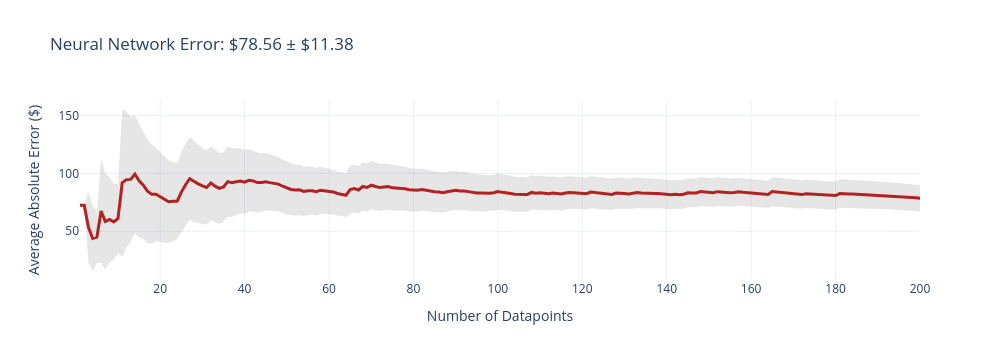
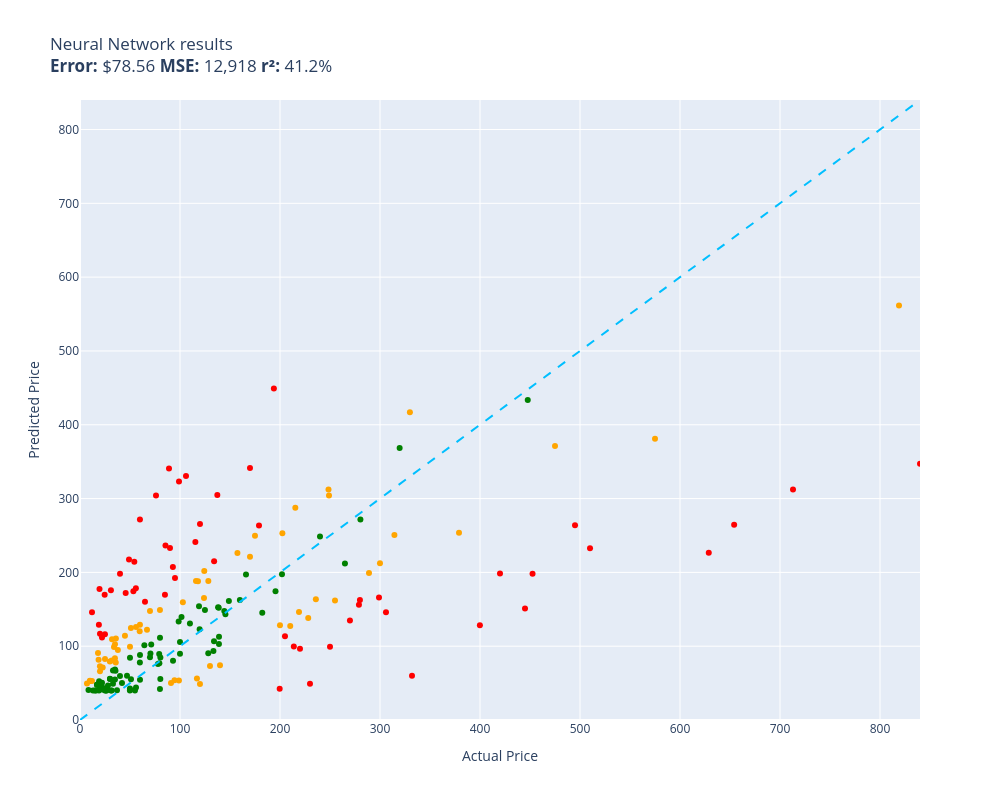

Write notebook code for charts like these, in order.
### Code cell
evaluate(neural_network, test)

### Figure 1 — Plotly figure (JSON) as saved in the notebook; plotly's stock layout.template omitted (floating-point values rounded to 4 significant figures; data arrays with more than 128 entries replaced by an {"elided": "..."} marker saying what was removed)
{"data": [{"fill": "toself", "fillcolor": "rgba(128,128,128,0.2)", "hoverinfo": "skip", "line": {"color": "rgba(255,255,255,0)"}, "name": "95% CI", "showlegend": false, "type": "scatter", "x": {"elided": "400 int values"}, "y": {"elided": "400 float values"}}, {"customdata": {"elided": "200x1 float values"}, "hovertemplate": "n=%{x}<br>Avg Error=$%{y:,.2f}<br>±95% CI=$%{customdata[0]:,.2f}<extra></extra>", "line": {"color": "firebrick", "width": 3}, "mode": "lines", "name": "Cumulative Avg Error", "type": "scatter", "x": {"elided": "200 int values"}, "y": {"elided": "200 float values"}}], "layout": {"height": 360, "showlegend": false, "title": {"text": "Neural Network Error: $78.56 ± $11.38"}, "width": 1000, "xaxis": {"title": {"text": "Number of Datapoints"}}, "yaxis": {"title": {"text": "Average Absolute Error ($)"}}}}

### Figure 2 — Plotly figure (JSON) as saved in the notebook; plotly's stock layout.template omitted (floating-point values rounded to 4 significant figures)
{"data": [{"customdata": [["Old Blood Noise Excess V2 Distortion Cho...\nGuess=$146.47 Actual=$219.00"], ["telpo Headlight Assembly Fit For 15 Camr...\nGuess=$188.40 Actual=$115.99"], ["Stand for Raven Pro Document Scanner - P...\nGuess=$79.20 Actual=$29.85"], ["ACDelco GM Original Equipment FW339 Fron...\nGuess=$287.65 Actual=$215.33"], ["8544771 Dryer Heating Element, 279816 Th...\nGuess=$77.90 Actual=$35.74"], ["Pump Head TBVECHI 175PSI 4KW 5.5HP 21CFM...\nGuess=$416.80 Actual=$329.90"], ["Metabo HPT 36V MultiVolt™ Cordless Rotar...\nGuess=$253.84 Actual=$379.00"], ["APS iBoard 6-inch Aluminum (Black Powder...\nGuess=$127.19 Actual=$210.23"], ["CORSAIR Dominator Platinum RGB 32GB (2x1...\nGuess=$165.44 Actual=$124.00"], ["SKB iSeries 3i-13096-6KP Case for BlackM...\nGuess=$249.65 Actual=$174.99"], ["10GBase-LR SFP+ Transceiver, Handar 10GB...\nGuess=$66.01 Actual=$19.99"], ["Canon EOS Rebel T7 Digital SLR Camera wi...\nGuess=$561.72 Actual=$819.00"], ["Evergreen HSHB2005 Cylinder Head Gasket ...\nGuess=$120.39 Actual=$59.69"], ["Southwire 120V/15A Right Angle User Atta...\nGuess=$94.93 Actual=$37.87"], ["15\" Locking Shower Head Extension Arm in...\nGuess=$149.08 Actual=$79.95"], ["Tidal Front + Rear Fender Flares 4PC Poc...\nGuess=$161.99 Actual=$254.99"], ["DALDED LED Light Kit for Lego Sonic Gree...\nGuess=$82.74 Actual=$24.99"], ["152MM Hole Saws M42 Bi-Metal High Speed ...\nGuess=$90.77 Actual=$17.99"], ["Baseball Backpacks Large 18 Inch Bookbag...\nGuess=$80.51 Actual=$31.77"], ["3D Tree Hole Branches 075 Stair Risers D...\nGuess=$73.26 Actual=$129.99"], ["KOHLER 18865-CP Filtered Water Faucet, P...\nGuess=$371.17 Actual=$475.00"], ["Retevis RT68 Soft Earhook Walkie Talkie ...\nGuess=$49.53 Actual=$6.99"], ["Evan-Fischer Front Bumper Cover Compatib...\nGuess=$253.11 Actual=$202.38"], ["Laisomeke Waterproof Junction Box, Unive...\nGuess=$52.98 Actual=$11.99"], ["Sumerain S1339CM Double Handle Widesprea...\nGuess=$163.52 Actual=$235.86"], ["Festool 492370 Platin 2 S1000 Grit 6-Inc...\nGuess=$50.30 Actual=$91.00"], ["Beck/Arnley 0421945 Air Filter\nGuess=$110.57 Actual=$35.87"], ["Dell Optiplex 390 Desktop Computer i3 3....\nGuess=$201.71 Actual=$124.27"], ["IQShield Screen Protector Compatible wit...\nGuess=$53.12 Actual=$9.95"], ["Neporal Full Spectrum Light Bulb, 6000K ...\nGuess=$81.69 Actual=$18.59"], ["Pidoko Kids Train Table, Grey with 90 Pc...\nGuess=$48.72 Actual=$119.97"], ["Marvel Legends Series X-Men 6-Inch Archa...\nGuess=$53.48 Actual=$98.95"], ["LEGO Marvel Avengers War Machine Buster ...\nGuess=$129.11 Actual=$59.95"], ["Pioneer 2AM401-BN Two Handle Kitchen Fau...\nGuess=$138.21 Actual=$228.22"], ["LSSAGOON Backpack for Women Teen Kids Gi...\nGuess=$98.74 Actual=$33.99"], ["Grey Pneumatic 1311SD Impact Socket Set\nGuess=$226.19 Actual=$157.43"], ["Walker Exhaust Ultra EPA 16478 Direct Fi...\nGuess=$380.91 Actual=$574.99"], ["4pc Wheel Spacers Adapters 4\" (2inch Per...\nGuess=$56.18 Actual=$116.95"], ["MGP Caliper Covers 39011SACURD Red Powde...\nGuess=$304.00 Actual=$249.00"], ["LSI Broadcom SAS 9300-8i 8-port 12Gb/s S...\nGuess=$188.06 Actual=$118.00"], ["AC Compressor & A/C Kit For BMW 335i 335...\nGuess=$250.81 Actual=$314.41"], ["DuraGo 29515020 Front Hub Assembly\nGuess=$188.26 Actual=$128.34"], ["Chalkboard Name Badges with Magnetic Bac...\nGuess=$72.70 Actual=$19.95"], ["Linkloos Solar Street Lights Outdoor Wat...\nGuess=$126.00 Actual=$55.99"], ["GENUINE VOLVO THERMOSTAT (3.0, 3.2) S60 ...\nGuess=$159.40 Actual=$102.85"], ["Universal Power Group 12V 100Ah Sealed L...\nGuess=$128.27 Actual=$199.99"], ["Skullcandy Hesh Evo Bluetooth Headphones...\nGuess=$147.84 Actual=$69.99"], ["CTLAMP XL-2100 Professional Quality XL-2...\nGuess=$109.29 Actual=$32.00"], ["200 ' feet True 14 Gauge AWG CCA Speaker...\nGuess=$114.20 Actual=$44.95"], ["StonKraft Brass Chess Board Game Set wit...\nGuess=$74.05 Actual=$140.00"], ["Audio Techinca ATW-T1002 System 10 Handh...\nGuess=$199.07 Actual=$289.00"], ["Replacement Remote Control fit for Sony ...\nGuess=$52.81 Actual=$9.99"], ["Star Wars Die-Cast Metal TITANIUM Series...\nGuess=$71.11 Actual=$22.70"], ["Intex River Run Connect Lounge (Four)\nGuess=$53.76 Actual=$94.49"], ["HP Laserjet 2100 Laser Printer W/Test Pr...\nGuess=$212.33 Actual=$299.98"], ["PowerSport Front Rear Brakes and Rotors ...\nGuess=$312.31 Actual=$248.51"], ["Viola Bow 4/4 Full Size Carbon Fiber (Bl...\nGuess=$99.24 Actual=$49.99"], ["KZ ZS10 Pro in Ear Monitor Headphone KZ ...\nGuess=$122.28 Actual=$66.99"], ["Jada Toys Ryan's World Combo Panda Airli...\nGuess=$83.63 Actual=$34.94"], ["Pyle 2x120 Watt Home Audio Speaker Power...\nGuess=$124.50 Actual=$50.92"], ["STICKGOO Peel and Stick Backsplash for K...\nGuess=$102.67 Actual=$34.99"], ["Xiaomi Redmi 10 2022 NFC 4G LTE (128GB +...\nGuess=$221.22 Actual=$169.99"]], "hovertemplate": "%{customdata[0]}<extra></extra>", "legendgroup": "orange", "marker": {"color": "orange", "size": 6, "symbol": "circle"}, "mode": "markers", "name": "orange", "orientation": "v", "showlegend": true, "type": "scatter", "x": [219.0, 116.0, 29.85, 215.3, 35.74, 329.9, 379.0, 210.2, 124.0, 175.0, 19.99, 819.0, 59.69, 37.87, 79.95, 255.0, 24.99, 17.99, 31.77, 130.0, 475.0, 6.99, 202.4, 11.99, 235.9, 91.0, 35.87, 124.3, 9.95, 18.59, 120.0, 98.95, 59.95, 228.2, 33.99, 157.4, 575.0, 117.0, 249.0, 118.0, 314.4, 128.3, 19.95, 55.99, 102.8, 200.0, 69.99, 32.0, 44.95, 140.0, 289.0, 9.99, 22.7, 94.49, 300.0, 248.5, 49.99, 66.99, 34.94, 50.92, 34.99, 170.0], "xaxis": "x", "y": [146.5, 188.4, 79.2, 287.7, 77.9, 416.8, 253.8, 127.2, 165.4, 249.7, 66.01, 561.7, 120.4, 94.93, 149.1, 162.0, 82.74, 90.77, 80.51, 73.26, 371.2, 49.53, 253.1, 52.98, 163.5, 50.3, 110.6, 201.7, 53.12, 81.69, 48.72, 53.48, 129.1, 138.2, 98.74, 226.2, 380.9, 56.18, 304.0, 188.1, 250.8, 188.3, 72.7, 126.0, 159.4, 128.3, 147.8, 109.3, 114.2, 74.05, 199.1, 52.81, 71.11, 53.76, 212.3, 312.3, 99.24, 122.3, 83.63, 124.5, 102.7, 221.2], "yaxis": "y"}, {"customdata": [["NewPower99 Battery Kit for Samsung Galax...\nGuess=$39.93 Actual=$54.95"], ["EXMAX NG-10X Fresnel Lens Focusing Adapt...\nGuess=$84.95 Actual=$69.98"], ["SuppliesOutlet Compatible Toner Cartridg...\nGuess=$147.57 Actual=$144.29"], ["Panasonic KX-TG6511B DECT 6.0 PLUS Expan...\nGuess=$89.39 Actual=$79.20"], ["LOVE MEI Galaxy S10 Lite Case, Military ...\nGuess=$67.10 Actual=$32.98"], ["GJY Portable TV,10.6 inch Mini TV for AT...\nGuess=$76.97 Actual=$79.36"], ["LD Products Compatible Toner Cartridge R...\nGuess=$84.22 Actual=$49.98"], ["PEMP E65 E66 CDC Simulate Optical Fiber ...\nGuess=$154.19 Actual=$119.00"], ["Intermatic PX300 12V 300W Transformer wi...\nGuess=$106.74 Actual=$134.00"], ["June Garden 12\" Sweet Dolly Charlotte - ...\nGuess=$45.90 Actual=$19.99"], ["Aolemi Oil Rubbed Bronze Single Function...\nGuess=$133.32 Actual=$98.65"], ["Clementoni 39132.5 Jigsaw Puzzle 1,000 P...\nGuess=$42.16 Actual=$79.95"], ["GanFindX Portable Car Hand Controls for ...\nGuess=$162.51 Actual=$159.90"], ["KOMPUTERBAY 4GB 2X 2GB DDR2 1066MHz PC2-...\nGuess=$55.41 Actual=$80.34"], ["Mylites+ Standard Comic Book Mylar Sleev...\nGuess=$68.33 Actual=$34.99"], ["Wenger City Upgrade Laptop Backpack with...\nGuess=$143.26 Actual=$145.42"], ["AUTOFREE LED Tail Lights Assembly Compat...\nGuess=$197.50 Actual=$201.99"], ["Adams Check Payment and Deposit Register...\nGuess=$66.65 Actual=$35.49"], ["Fjallraven, Kanken Laptop 15\" Backpack f...\nGuess=$122.90 Actual=$119.65"], ["Webcem Solar Shed Light Outdoor Indoor, ...\nGuess=$75.98 Actual=$77.96"], ["Western Digital Enterprise RE4-GP 2TB SA...\nGuess=$130.74 Actual=$109.95"], ["VLAND LED Smoked Taillights Compatible F...\nGuess=$248.73 Actual=$239.99"], ["PM Auto Front Right Quick Complete Strut...\nGuess=$149.11 Actual=$124.94"], ["Tablet PC Cover Compatible with Lenovo T...\nGuess=$39.83 Actual=$31.61"], ["Miyaya@ Funny Animal Masks Collection fo...\nGuess=$47.85 Actual=$16.99"], ["Ultra Duster Canned Air Net 10 Oz 6-Pack\nGuess=$39.87 Actual=$49.90"], ["Liberty Imports 12 Pack: US Military Toy...\nGuess=$47.68 Actual=$16.98"], ["Ceramic Talavera Mexican Tile 4x4\", 9 Pi...\nGuess=$55.75 Actual=$29.95"], ["Intrepid International Dressage Letters-...\nGuess=$42.56 Actual=$26.99"], ["ANZO USA 111207 GMC SIERRA 99-06 / YUKON...\nGuess=$145.35 Actual=$182.28"], ["KUNN Small Electrician Tool Pouch Utilit...\nGuess=$50.31 Actual=$21.99"], ["iPhone 12/12 Pro Nicaragua Guardabarranc...\nGuess=$46.71 Actual=$19.97"], ["Replacement Remote Control for PANASONIC...\nGuess=$55.02 Actual=$34.95"], ["KS K-STORM Replacement Silicone Mushroom...\nGuess=$40.60 Actual=$8.50"], ["4LT LUMINETTE Vanity Opal GLS BSN\nGuess=$105.66 Actual=$99.99"], ["GE RPWF SmartWater Comparable Refrigerat...\nGuess=$40.30 Actual=$36.99"], ["Urth 62mm UV, Circular Polarizing (CPL),...\nGuess=$112.73 Actual=$139.00"], ["NewFantasia Replacement Audio Cable with...\nGuess=$39.83 Actual=$31.00"], ["MONOCARBON Forged Carbon Fiber Case for ...\nGuess=$54.44 Actual=$59.99"], ["MXR Carbon Copy Deluxe Analog Delay Guit...\nGuess=$174.53 Actual=$195.50"], ["USB Charger, CIVIE High Speed 60W Multip...\nGuess=$40.03 Actual=$15.99"], ["Pyle Wireless Rear View Backup Camera - ...\nGuess=$89.98 Actual=$70.45"], ["Cardone 84-58642 New HEI Electronic Dist...\nGuess=$196.97 Actual=$165.99"], ["Hp Pavilion P7-1257c Motherboard Aahd3-h...\nGuess=$77.79 Actual=$59.86"], ["Kastar Battery Pack Replacement for Sony...\nGuess=$45.27 Actual=$19.99"], ["New Replacement seat cover fits Yamaha M...\nGuess=$103.05 Actual=$138.95"], ["Amana Tool - SC587 Carbide Tipped 3-Wing...\nGuess=$102.44 Actual=$71.23"], ["AZX Stylus Pencil for Apple iPad Pro 202...\nGuess=$55.63 Actual=$29.99"], ["Raspberry Pi 3 Model B+ Aluminum Case Me...\nGuess=$39.83 Actual=$14.99"], ["ROHL WSGUM3018WH Wire Sink Grids, White\nGuess=$90.50 Actual=$128.28"], ["ASUS VY279HE-W 27” 1080P Monitor - White...\nGuess=$152.80 Actual=$138.10"], ["LCD Screen for Dell Inspiron 17R 17.3\" H...\nGuess=$101.23 Actual=$64.37"], ["Diversitech UC2436-3 Ultralite Condenser...\nGuess=$84.62 Actual=$80.39"], ["APS iBoard (304 Stainless Steel Polished...\nGuess=$211.98 Actual=$264.95"], ["200 Couples Conversation Cards - Enjoy B...\nGuess=$49.03 Actual=$32.97"], ["The Puppet Company - Carpet-Unicorn, Whi...\nGuess=$39.83 Actual=$19.00"], ["KYX Racing Hardened Steel Center Drive S...\nGuess=$59.94 Actual=$46.99"], ["Baumgartens Sicurix Blank PVC ID Cards (...\nGuess=$52.38 Actual=$19.11"], ["OEM Samsung Remote Control Shipped with ...\nGuess=$43.98 Actual=$56.00"], ["Venom Power Terra Hunter R/T+ R/T All-Te...\nGuess=$368.46 Actual=$319.65"], ["Custom Engagement Logo Desk Embosser Sea...\nGuess=$42.62 Actual=$49.95"], ["520 Pieces Christmas Envelope Seal Stick...\nGuess=$39.83 Actual=$25.99"], ["LD Compatible Ink Cartridge Replacement ...\nGuess=$49.97 Actual=$41.99"], ["BestPricedDecals Wine A BIT, You'll Feel...\nGuess=$39.83 Actual=$12.98"], ["VATOS 4 Packs Bubble Machine Gun for Kid...\nGuess=$41.22 Actual=$22.88"], ["Steering Wheel, Carbon Fiber Automotive ...\nGuess=$433.57 Actual=$447.74"], ["BXYJY for Samsung Galaxy Z Fold 3 Case w...\nGuess=$41.10 Actual=$49.99"], ["VONADO Space Wars Colonial Viper MK1 Bui...\nGuess=$59.65 Actual=$39.99"], ["Disney Princess Sparkling Princess Sleep...\nGuess=$39.83 Actual=$24.95"], ["sabermaster TCG Playmat yugioh playmat T...\nGuess=$44.92 Actual=$21.99"], ["DuraGo BR5330 Front Vented Disc Brake Ro...\nGuess=$139.38 Actual=$101.51"], ["Vinyl Soft Top Roll-up Adjustable Truck ...\nGuess=$161.34 Actual=$148.88"], ["Glovion Music Stand Light, Clip On Piano...\nGuess=$46.62 Actual=$27.99"], ["Samsung DA97-07603B Freezer Ice Maker As...\nGuess=$80.17 Actual=$93.02"], ["Think Gizmos Build Your Own Robot Toys f...\nGuess=$41.54 Actual=$24.95"], ["Targus CityGear Durable Backpack, Black,...\nGuess=$93.45 Actual=$133.43"], ["Fender Hendrix Voodoo Child Coiled Instr...\nGuess=$87.92 Actual=$59.99"], ["W11130208 W10695459 Refrigerator LED Mod...\nGuess=$39.83 Actual=$26.59"], ["Garmin 010-12402-10 GT15M-TM Transom-Mou...\nGuess=$152.07 Actual=$138.74"], ["Fitness Center Gym Room Weight Train Dua...\nGuess=$89.68 Actual=$99.99"], ["MonMount Triple Monitor Stand Freestandi...\nGuess=$111.55 Actual=$79.99"], ["For Volvo C70 S70 V70 V40 S40 AC Compres...\nGuess=$271.74 Actual=$280.41"], ["Refresh NSF-53 Premium Replacement Refri...\nGuess=$55.32 Actual=$50.99"], ["NICKSTON Red Sparkling Glitter Slim Band...\nGuess=$41.03 Actual=$25.99"]], "hovertemplate": "%{customdata[0]}<extra></extra>", "legendgroup": "green", "marker": {"color": "green", "size": 6, "symbol": "circle"}, "mode": "markers", "name": "green", "orientation": "v", "showlegend": true, "type": "scatter", "x": [54.95, 69.98, 144.3, 79.2, 32.98, 79.36, 49.98, 119.0, 134.0, 19.99, 98.65, 79.95, 159.9, 80.34, 34.99, 145.4, 202.0, 35.49, 119.7, 77.96, 110.0, 240.0, 124.9, 31.61, 16.99, 49.9, 16.98, 29.95, 26.99, 182.3, 21.99, 19.97, 34.95, 8.5, 99.99, 36.99, 139.0, 31.0, 59.99, 195.5, 15.99, 70.45, 166.0, 59.86, 19.99, 138.9, 71.23, 29.99, 14.99, 128.3, 138.1, 64.37, 80.39, 264.9, 32.97, 19.0, 46.99, 19.11, 56.0, 319.6, 49.95, 25.99, 41.99, 12.98, 22.88, 447.7, 49.99, 39.99, 24.95, 21.99, 101.5, 148.9, 27.99, 93.02, 24.95, 133.4, 59.99, 26.59, 138.7, 99.99, 79.99, 280.4, 50.99, 25.99], "xaxis": "x", "y": [39.93, 84.95, 147.6, 89.39, 67.1, 76.97, 84.22, 154.2, 106.7, 45.9, 133.3, 42.16, 162.5, 55.41, 68.33, 143.3, 197.5, 66.65, 122.9, 75.98, 130.7, 248.7, 149.1, 39.83, 47.85, 39.87, 47.68, 55.75, 42.56, 145.3, 50.31, 46.71, 55.02, 40.6, 105.7, 40.3, 112.7, 39.83, 54.44, 174.5, 40.03, 89.98, 197.0, 77.79, 45.27, 103.1, 102.4, 55.63, 39.83, 90.5, 152.8, 101.2, 84.62, 212.0, 49.03, 39.83, 59.94, 52.38, 43.98, 368.5, 42.62, 39.83, 49.97, 39.83, 41.22, 433.6, 41.1, 59.65, 39.83, 44.92, 139.4, 161.3, 46.62, 80.17, 41.54, 93.45, 87.92, 39.83, 152.1, 89.68, 111.5, 271.7, 55.32, 41.03], "yaxis": "y"}, {"customdata": [["RBC12-UPC Replacement Battery Cartridge ...\nGuess=$49.19 Actual=$229.99"], ["Bam France 2002XL Contoured Hightech Bla...\nGuess=$312.15 Actual=$713.00"], ["46mm Digital Pro High-Resolution Close-U...\nGuess=$116.97 Actual=$19.99"], ["Innovative Percussion CB-6 Chamois Bass ...\nGuess=$214.45 Actual=$54.32"], ["HK SYSTEMS 13\" Heavy Duty Black \"Push\" O...\nGuess=$169.85 Actual=$84.95"], ["Bam Trekking 3027SB Single Black Clarine...\nGuess=$60.01 Actual=$332.00"], ["DEWALT 20V MAX* XR Impact Driver with Bl...\nGuess=$198.15 Actual=$452.53"], ["Mini PC, Kinupute Desktop Computer E3-12...\nGuess=$263.81 Actual=$495.00"], ["Deco Mount Pro Tripod Microphone Stand w...\nGuess=$271.70 Actual=$59.95"], ["Scranton & Co 3 Drawer Mobile File Cabin...\nGuess=$241.25 Actual=$115.35"], ["Task T24287 Roman Ogee Router Bit with 1...\nGuess=$178.64 Actual=$55.88"], ["Travelpro Platinum Elite Slim Business L...\nGuess=$99.67 Actual=$213.83"], ["JRready ST6313 DT Deutsch Connector Kit,...\nGuess=$42.22 Actual=$199.68"], ["Dakota Alert MURS Alert Probe Sensor - M...\nGuess=$96.64 Actual=$219.99"], ["Projector, CRAZVIEW Projector with WiFi ...\nGuess=$174.45 Actual=$53.40"], ["Diversitech WG840585 Motor, (Ddb) 1/3Hp,...\nGuess=$214.93 Actual=$134.12"], ["MC: Pindicator (Dual Intensity Amber)\nGuess=$198.01 Actual=$40.00"], ["Poison Spyder 10-08-020 Rocker Knocker\nGuess=$226.66 Actual=$628.76"], ["DIMARZIO 204284 DP 163FBK Blues Bucker G...\nGuess=$233.17 Actual=$89.99"], ["Lighted Triangle Mirror Cabinet Bathroom...\nGuess=$151.23 Actual=$445.00"], ["BESTILL Wall Mounted Shower Faucet Set, ...\nGuess=$304.30 Actual=$76.00"], ["Trail Gear Twin Stick Kit for Top Shift ...\nGuess=$162.70 Actual=$279.92"], ["Engine Thermostat, Replace 19301-PAA-306...\nGuess=$129.18 Actual=$18.89"], ["Satco S9596, 4 Count (Pack of 1), 4.18\nGuess=$145.91 Actual=$12.00"], ["Kingston Brass KS269SN Kingston Clawfoot...\nGuess=$145.91 Actual=$305.99"], ["EMART Photography C Stand with Boom Arm,...\nGuess=$265.71 Actual=$119.99"], ["KOHLER K-1185540-CP Assembly-Slider\nGuess=$172.17 Actual=$45.67"], ["Trim Kit for 2-handle Shower & Tub Valve...\nGuess=$192.31 Actual=$94.99"], ["Aeromotive 13304 Regulator, X1 Adjustabl...\nGuess=$134.71 Actual=$269.95"], ["Royal Designs, Inc. Decorative Abundant ...\nGuess=$116.23 Actual=$24.95"], ["Canon Sure Shot 90u 35mm Date Camera\nGuess=$128.24 Actual=$399.89"], ["Mikrotik RB3011UIAS-RM RouterBOARD 10xGi...\nGuess=$166.10 Actual=$299.00"], ["Wilkinson LOW GAUSS Vintage Tone Strat S...\nGuess=$175.85 Actual=$30.93"], ["Ibanez M510OVS Acoustic Mandolin in Vint...\nGuess=$341.29 Actual=$169.99"], ["Berta (6 Pieces) 1-1/4 inch Overlay, 90 ...\nGuess=$169.68 Actual=$24.66"], ["CradlePoint Compact Broadband Router (CB...\nGuess=$340.84 Actual=$89.00"], ["Auertech Portable Washing Machine, 14lbs...\nGuess=$322.99 Actual=$98.99"], ["18 Inch White Undermount Kitchen Sink - ...\nGuess=$263.56 Actual=$179.00"], ["Evan Fischer Radiator Cooling Fan Assemb...\nGuess=$304.99 Actual=$137.34"], ["ECCPP Power Steering Pump for 2009-2010 ...\nGuess=$236.46 Actual=$85.48"], ["UPR Mach 1 Chin Spoiler Fits 94-98 Musta...\nGuess=$160.24 Actual=$64.99"], ["SP Air Corporation SP-8102BU 1/4-Inch He...\nGuess=$113.63 Actual=$204.99"], ["Music Hall pa15.3 MM/MC Phono Preamplifi...\nGuess=$99.34 Actual=$250.00"], ["Lorell Bell Chair Glide, 2.5\", Black\nGuess=$177.47 Actual=$19.50"], ["4 Inches Rolled Muffler Tip Catback Exha...\nGuess=$448.98 Actual=$193.88"], ["Competition Clutch Disc and Pressure Pla...\nGuess=$232.68 Actual=$510.00"], ["KUNFINE Android Radio CarPlay & Android ...\nGuess=$330.71 Actual=$106.00"], ["VIPMOTOZ Sequential Turn Signal Premium ...\nGuess=$155.99 Actual=$278.94"], ["A-Premium Front Suspension Steering Knuc...\nGuess=$217.39 Actual=$48.99"], ["Dell XPS 13 9343-2727SLV 13.3\" Full HD S...\nGuess=$347.27 Actual=$839.99"], ["Pacific Drums PDCM1618TTRB 16 x 18 Inche...\nGuess=$198.59 Actual=$419.99"], ["Blanco 230966 Valea Stainless Steel Sink...\nGuess=$207.15 Actual=$92.88"], ["Empava 24\" Single Wall Ovens 10 Cooking ...\nGuess=$264.63 Actual=$654.14"], ["VTech Strum and Jam Kidi Musical Guitar ...\nGuess=$111.80 Actual=$21.99"]], "hovertemplate": "%{customdata[0]}<extra></extra>", "legendgroup": "red", "marker": {"color": "red", "size": 6, "symbol": "circle"}, "mode": "markers", "name": "red", "orientation": "v", "showlegend": true, "type": "scatter", "x": [230.0, 713.0, 19.99, 54.32, 84.95, 332.0, 452.5, 495.0, 59.95, 115.3, 55.88, 213.8, 199.7, 220.0, 53.4, 134.1, 40.0, 628.8, 89.99, 445.0, 76.0, 279.9, 18.89, 12.0, 306.0, 120.0, 45.67, 94.99, 269.9, 24.95, 399.9, 299.0, 30.93, 170.0, 24.66, 89.0, 98.99, 179.0, 137.3, 85.48, 64.99, 205.0, 250.0, 19.5, 193.9, 510.0, 106.0, 278.9, 48.99, 840.0, 420.0, 92.88, 654.1, 21.99], "xaxis": "x", "y": [49.19, 312.2, 117.0, 214.4, 169.9, 60.01, 198.2, 263.8, 271.7, 241.2, 178.6, 99.67, 42.22, 96.64, 174.4, 214.9, 198.0, 226.7, 233.2, 151.2, 304.3, 162.7, 129.2, 145.9, 145.9, 265.7, 172.2, 192.3, 134.7, 116.2, 128.2, 166.1, 175.9, 341.3, 169.7, 340.8, 323.0, 263.6, 305.0, 236.5, 160.2, 113.6, 99.34, 177.5, 449.0, 232.7, 330.7, 156.0, 217.4, 347.3, 198.6, 207.2, 264.6, 111.8], "yaxis": "y"}, {"hoverinfo": "skip", "line": {"color": "deepskyblue", "dash": "dash", "width": 2}, "mode": "lines", "name": "y = x", "showlegend": false, "type": "scatter", "x": [0, 840.0], "y": [0, 840.0]}], "layout": {"height": 800, "legend": {"title": {"text": "color"}, "tracegroupgap": 0}, "showlegend": false, "title": {"text": "Neural Network results<br><b>Error:</b> $78.56 <b>MSE:</b> 12,918 <b>r²:</b> 41.2%"}, "width": 1000, "xaxis": {"anchor": "y", "domain": [0, 1], "range": [0, 840.0], "title": {"text": "Actual Price"}}, "yaxis": {"anchor": "x", "domain": [0, 1], "range": [0, 840.0], "title": {"text": "Predicted Price"}}}}
